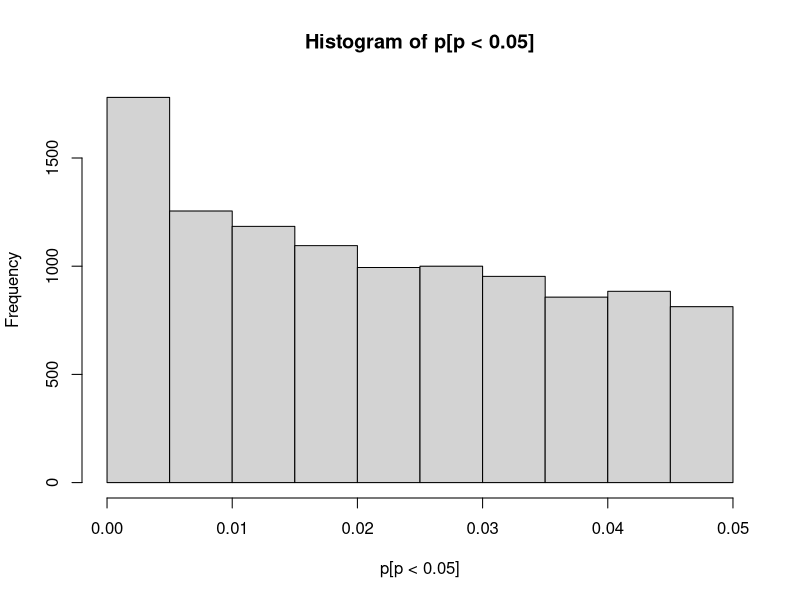
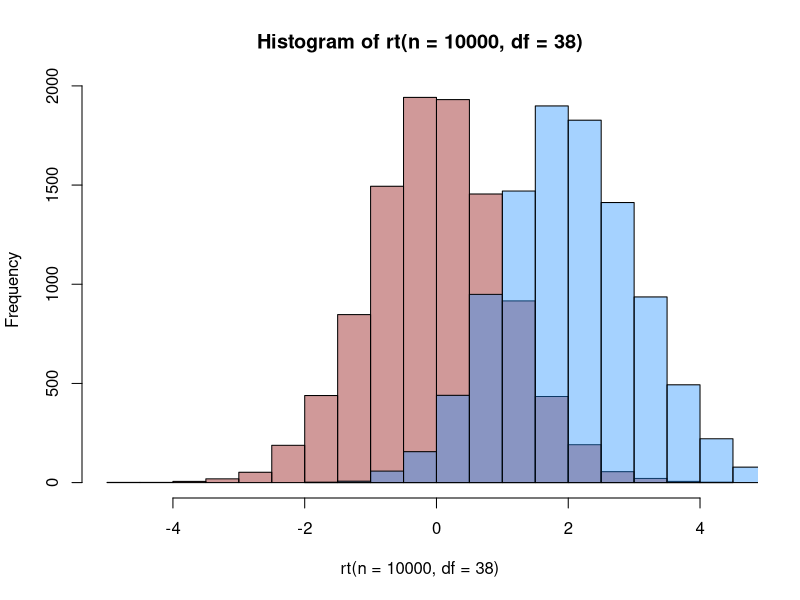

These charts were generated, in order, by the following R code:
# If there is a true effect, a smaller p-value is ALWAYS more likely! 
d <- 0.1
p <- c()

for (k in 1:100000) {
  x1 <- rnorm(100)
  x2 <- rnorm(100) + d
  p[k] <- t.test(x1, x2)$p.value
}

hist(p[p<.05])

# T-distribution with non-centrality parameter
# gives a random t value with 20 per cell
hist(rt(n = 10000, df = 38), col = adjustcolor('red4',.4)) 
hist(rt(n = 10000, df = 38, ncp = 2), col = adjustcolor('dodgerblue',.4), add=TRUE)
t2 = rt(n=10000, df = 38, ncp = 2)
mean(t2>2.1)


2 * (1-pt(1.96, df = 100))
